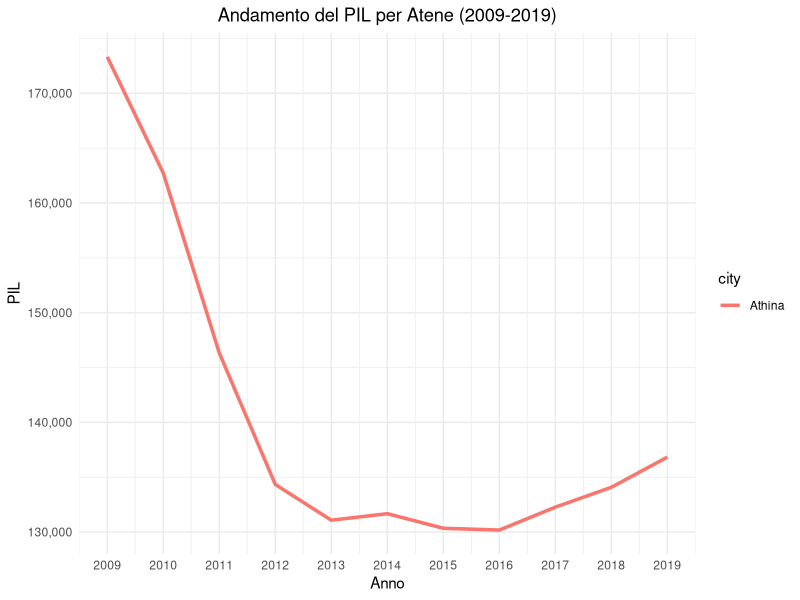

Here is the R script that generated this plot:
library(ggplot2)
library(tidyr)
library(dplyr)

gdp_data <- read.csv("dataset/GDP.csv")

# Filtrare per le città di Cork e Carmen
gdp_filtered <- gdp_data %>% 
  filter(city %in% c("Athina"))

# Trasformare i dati da wide a long format
gdp_long <- gdp_filtered %>%
  gather(key = "year", value = "gdp", `X2009`:`X2019`) %>%
  mutate(year = as.numeric(sub("X", "", year)))

# Creare il grafico a linee
ggplot(gdp_long, aes(x = year, y = gdp, group = city, color = city)) +
  geom_line(linewidth = 1.2) +
  scale_x_continuous(breaks = 2009:2019) +
  scale_y_continuous(labels = scales::comma_format(scale = 1, accuracy = 1)) +
  theme_minimal() +
  theme(plot.title = element_text(hjust = 0.5)) +
  labs(title = "Andamento del PIL per Atene (2009-2019)",
       x = "Anno",
       y = "PIL")
